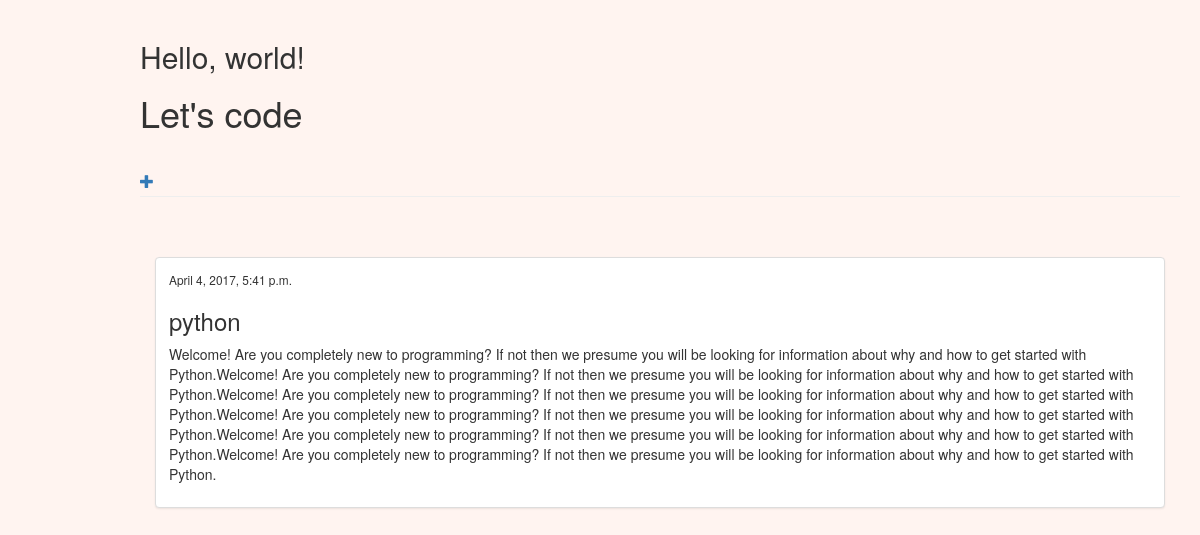
Page /blog/post/1/ on the committed database.
### blog/models.py (models this page shows, shortened)
class Post(models.Model):
    author = models.ForeignKey('auth.User')
    title = models.CharField(max_length=200)
    text = models.TextField()
    created_date = models.DateTimeField(
            default=timezone.now)
    published_date = models.DateTimeField(
            blank=True, null=True)

### blog/views.py (the view)
# urls.py: url(r'^post/(?P<pk>\d+)/$', views.post_detail, name='post_detail'),
def post_detail(request, pk):
    post = get_object_or_404(Post, pk=pk)
    return render(request, 'blog/post_detail.html', {'post': post})

### blog/templates/blog/post_detail.html (shortened to what this page needs)
{% extends 'blog/base.html' %}
{% block content %}
<div class="col-sm-6 col-md-12">
        <div class="thumbnail">
            <div class="caption">
            {%if  post.published_date  %}
            <small> {{ post.published_date }}</small>
            {%endif %}
                <h3> {{ post.title }} </h3>
                <p>{{ post.text}} </p>
            </div>
        </div>
    </div>
{% endblock %}

### blog/static/css/main.css (style rules this page uses)
body { background-color: #fff4f0; margin-left: 100px; padding: 20px 20px 20px 40px; }

### rows in the picture
Post: published_date "April 4, 2017, 5:41 p.m.", title "python", text "Welcome! Are you completely new to programming? If not then we presume you will be looking for information about why and how to get started with Python.Welcome! Are you completely new to programming? If not then we presume you will be looking for information about why and how to get started with Python.Welcome! Are you completely new to programming? If not then we presume you will be looking for information about why and how to get started with Python.Welcome! Are you completely new to programming? If not then we presume you will be looking for information about why and how to get started with Python.Welcome! Are you completely new to programming? If not then we presume you will be looking…"
